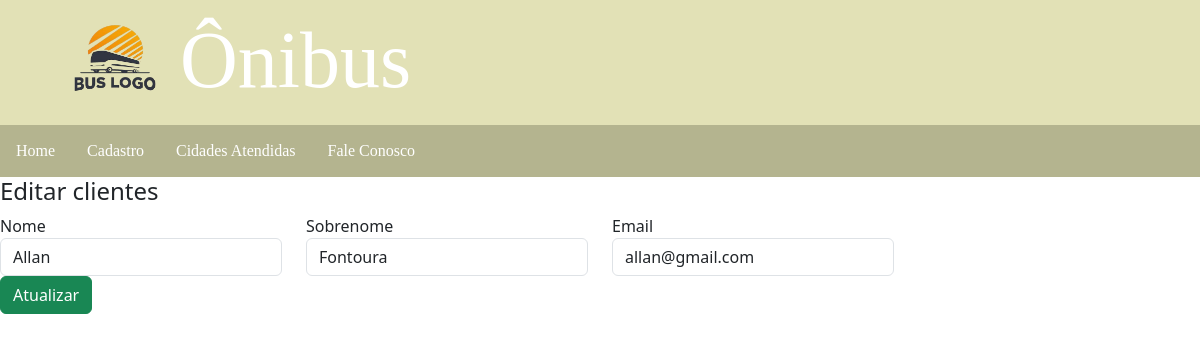
/cadastro/editar/cliente/1, run on the app's committed database.
### cadastro/models.py (models this page shows)
class Clientes(models.Model):
    primeiro_nome = models.CharField(max_length=50)
    sobrenome = models.CharField(max_length=50)
    email = models.CharField(max_length=100)
    status = models.IntegerField()
    created_at = models.DateTimeField(default=datetime.now)
    update_at = models.DateTimeField(default=datetime.now, blank=True)

### cadastro/views.py (the view)
# urls.py: path('editar/cliente/<int:id_cliente>', views.editar, name='editar_cliente'),
def editar(request, id_cliente):
    cliente = get_object_or_404(Clientes, pk=id_cliente)
    return render(request, 'editar_cliente.html', {'dados_cliente': cliente})

### cadastro/templates/editar_cliente.html (shortened to what this page needs)
{% extends 'topo.html' %}
{% block content %}
    <h4>Editar clientes</h4>
    <form action="{% url 'atualizar_cliente' %}" method="post">
        <div class="row">
            <div class="col-md-3">
                <label for="nome">Nome</label>
                <input type="text" name="nome" class="form-control" value="{{dados_cliente.primeiro_nome}}">
            </div>
            <div class="col-md-3">
                <label for="sobrenome">Sobrenome</label>
                <input type="text" name="sobrenome" class="form-control" value="{{dados_cliente.sobrenome}}">
            </div>
            <div class="col-md-3">
                <label for="email">Email</label>
                <input type="text" name="email" class="form-control" value="{{dados_cliente.email}}">
            </div>
        </div>
        <div class="d-flex justify-content-end">
            <button class="btn btn-success">Atualizar</button>
        </div>
    </form>
{% endblock %}

### home/templates/topo.html (style rules this page uses)
.btn { margin-inline-end: auto; }

### data on the page
Clientes: nome "Allan", sobrenome "Fontoura", email "allan@gmail.com"
